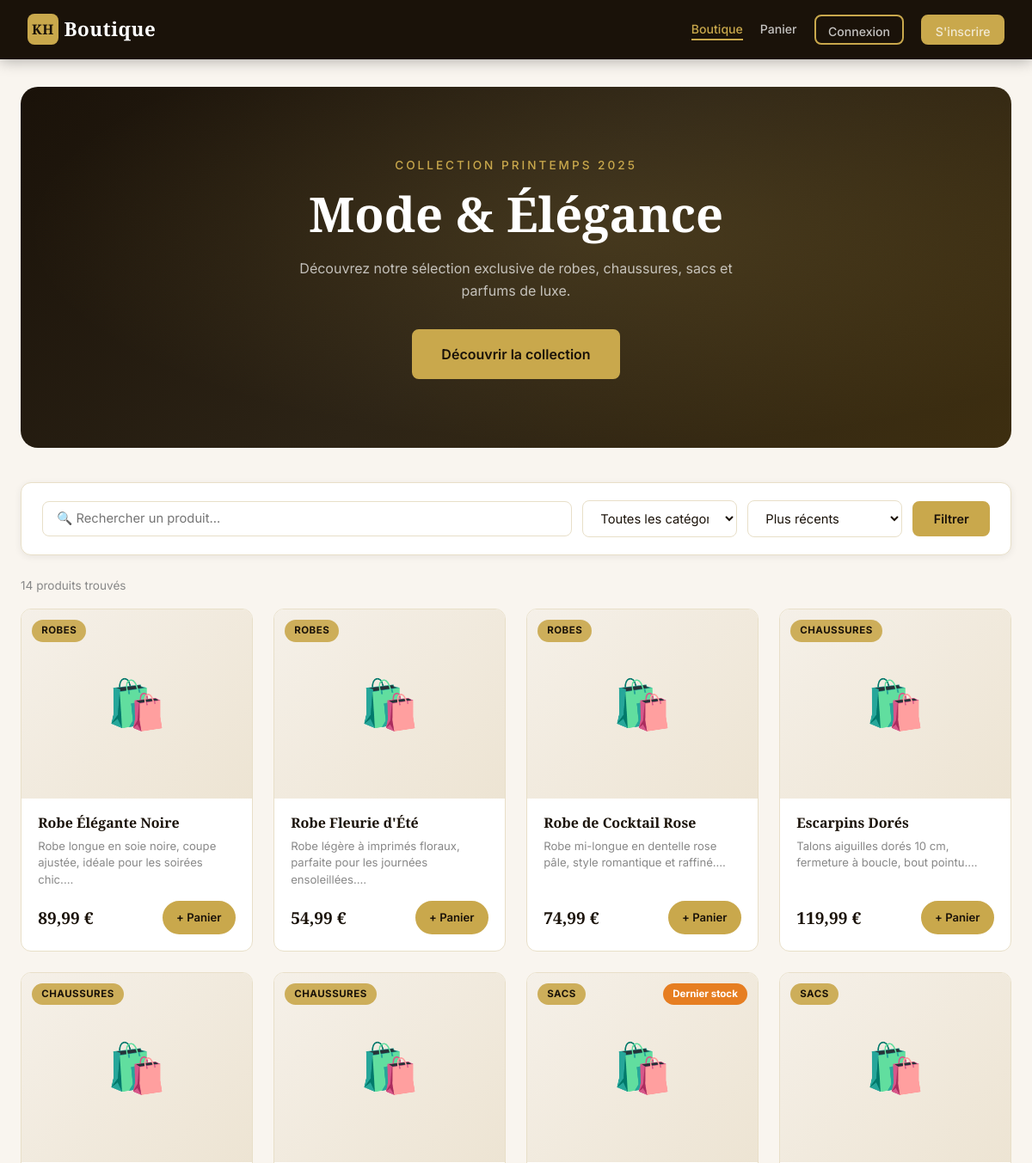
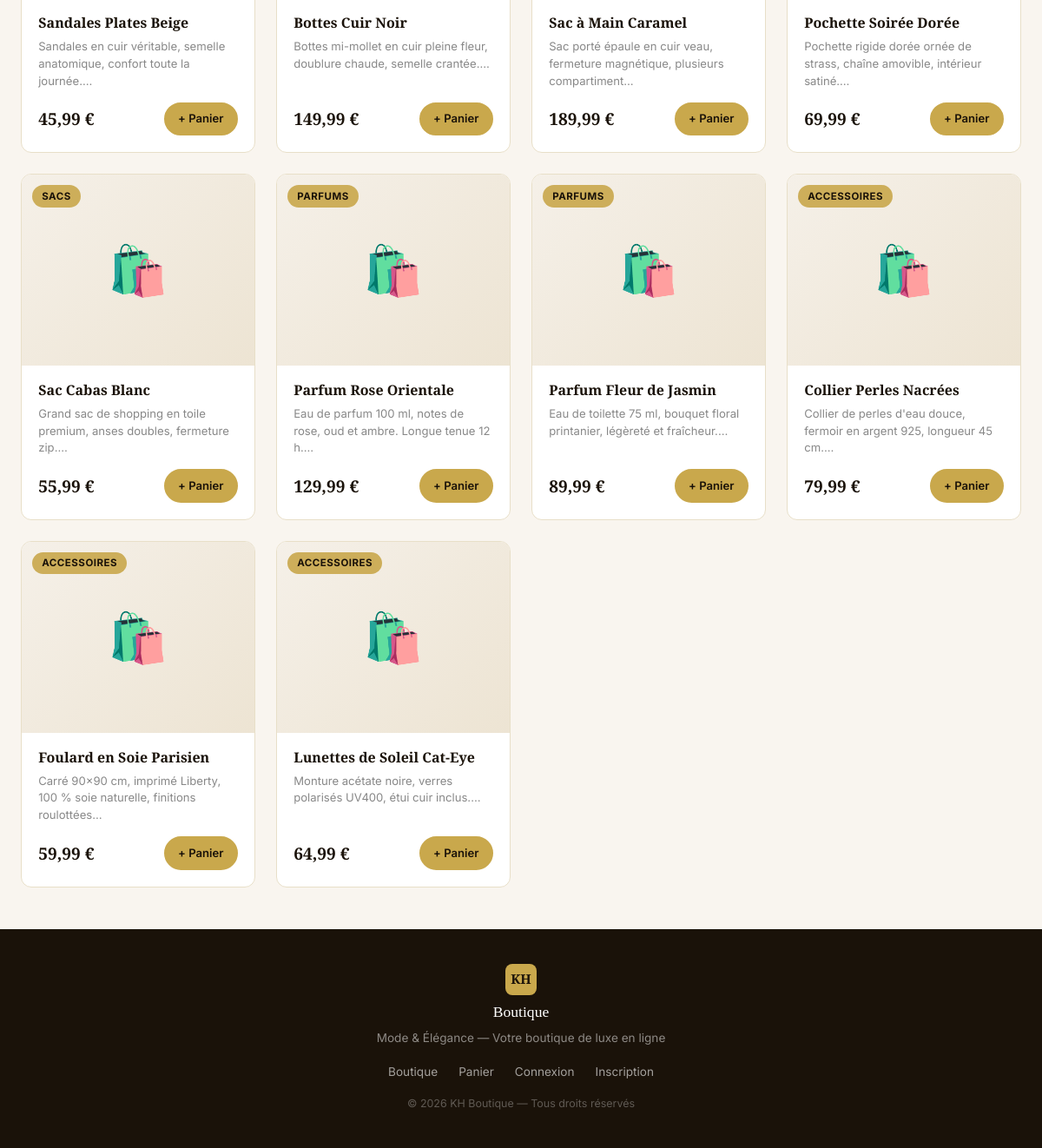
The page / on the database its author committed (2 pictures, top to bottom).
### tables this page shows
CREATE TABLE produits (
  id           INT AUTO_INCREMENT PRIMARY KEY,
  nom          VARCHAR(200) NOT NULL,
  description  TEXT,
  prix         DECIMAL(10,2) NOT NULL,
  stock        INT NOT NULL DEFAULT 0,
  categorie_id INT,
  image_url    VARCHAR(500) DEFAULT NULL,
  created_at   DATETIME NOT NULL DEFAULT CURRENT_TIMESTAMP,
  FOREIGN KEY (categorie_id) REFERENCES categories(id) ON DELETE SET NULL
);

CREATE TABLE categories (
  id   INT AUTO_INCREMENT PRIMARY KEY,
  nom  VARCHAR(80) NOT NULL
);

### config/config.php (called while the page is built, shortened)
<?php
function isLoggedIn(): bool {
    return !empty($_SESSION['user_id']);
}
function getCurrentUser(): ?array {
    if (!isLoggedIn()) return null;
    return [
        'id'    => $_SESSION['user_id'],
        'nom'   => $_SESSION['user_nom'],
        'email' => $_SESSION['user_email'],
        'role'  => $_SESSION['user_role'],
    ];
}
function e(string $str): string {
    return htmlspecialchars($str, ENT_QUOTES, 'UTF-8');
}

### index.php (the view, shortened to what this page needs)
<?php
require_once __DIR__ . '/config/config.php';
$pdo = getConnexion();
$q    = trim($_GET['q']    ?? '');
$sort = $_GET['sort'] ?? 'recent';
$params = [];
$sql = "
  SELECT p.*, c.nom AS categorie
  FROM produits p
  LEFT JOIN categories c ON p.categorie_id = c.id
  WHERE 1=1
";
$sql .= match($sort) {
    'prix_asc'  => ' ORDER BY p.prix ASC',
    'prix_desc' => ' ORDER BY p.prix DESC',
    default     => ' ORDER BY p.created_at DESC',
};
$stmt = $pdo->prepare($sql);
$stmt->execute($params);
$produits = $stmt->fetchAll();
require_once __DIR__ . '/includes/header.php';
?>
<section class="hero">
  <div class="hero-content">
    <p class="hero-sub">Collection Printemps 2025</p>
    <h1 class="hero-title">Mode &amp; Élégance</h1>
    <p class="hero-desc">Découvrez notre sélection exclusive de robes, chaussures, sacs et parfums de luxe.</p>
    <a href="#produits" class="btn btn-primary btn-lg">Découvrir la collection</a>
  </div>
</section>
<section class="filtres-section" id="produits">
  <form method="GET" action="<?= SITE_URL ?>/" class="filtres-form">
    <input type="text" name="q" placeholder="🔍 Rechercher un produit..."
           value="<?= e($q) ?>" class="filtres-search">
    <select name="cat" class="filtres-select">
      <option value="0">Toutes les catégories</option>
    </select>
    <select name="sort" class="filtres-select">
      <option value="recent"   <?= $sort === 'recent'    ? 'selected' : '' ?>>Plus récents</option>
    </select>
    <button type="submit" class="btn btn-primary">Filtrer</button>
  </form>
</section>
<section class="produits-section">
  <?php if (empty($produits)): ?>
    <div class="vide-state">
      <div class="vide-icon">🛍️</div>
      <h3>Aucun produit trouvé</h3>
      <p>Essayez d'autres mots-clés ou catégories.</p>
      <a href="<?= SITE_URL ?>/" class="btn btn-primary">Voir tout</a>
    </div>
  <?php else: ?>
    <p class="produits-count">
      <?= count($produits) ?> produit<?= count($produits) > 1 ? 's' : '' ?> trouvé<?= count($produits) > 1 ? 's' : '' ?>
    </p>
    <div class="produits-grid">
      <?php foreach ($produits as $p): ?>
        <article class="card-produit">
          <div class="produit-img-wrap">
            <?php if (!empty($p['image_url'])): ?>
              <div class="produit-img-placeholder" style="display:none">🛍️</div>
            <?php else: ?>
              <div class="produit-img-placeholder">🛍️</div>
            <?php endif; ?>
            <span class="cat-badge"><?= e($p['categorie'] ?? 'Autre') ?></span>
            <?php if ($p['stock'] <= 0): ?>
              <span class="badge-rupture">Rupture</span>
            <?php elseif ($p['stock'] <= 5): ?>
              <span class="badge-limited">Dernier stock</span>
            <?php endif; ?>
          </div>
          <div class="card-body">
            <h3 class="produit-nom"><?= e($p['nom']) ?></h3>
            <p class="produit-desc"><?= e(mb_substr($p['description'] ?? '', 0, 75)) ?>…</p>
            <div class="card-footer">
              <span class="prix"><?= number_format($p['prix'], 2, ',', ' ') ?> €</span>
              <?php if ($p['stock'] > 0): ?>
                <a href="<?= SITE_URL ?>/panier.php?action=ajouter&id=<?= $p['id'] ?>&return=<?= urlencode('/') ?>"
                   class="btn btn-primary btn-sm btn-cart">+ Panier</a>
              <?php else: ?>
                <span class="btn btn-disabled btn-sm">Indisponible</span>
              <?php endif; ?>
            </div>
          </div>
        </article>
      <?php endforeach; ?>
    </div>
  <?php endif; ?>
</section>
<?php require_once __DIR__ . '/includes/footer.php'; ?>

### includes/header.php (shortened to what this page needs)
<?php
require_once __DIR__ . '/../config/config.php';
$user      = getCurrentUser();
$page      = basename($_SERVER['PHP_SELF']);
?>
<!DOCTYPE html>
<html lang="fr">
<head>
<link rel="stylesheet" href="<?= SITE_URL ?>/assets/css/style.css">
</head>
<body>
<nav>
  <a href="<?= SITE_URL ?>/" class="logo">
    <span class="logo-kh">KH</span> Boutique
  </a>
  <div class="nav-links" id="navLinks">
    <a href="<?= SITE_URL ?>/" class="<?= $page === 'index.php' ? 'active' : '' ?>">Boutique</a>
    <a href="<?= SITE_URL ?>/panier.php" class="nav-panier <?= $page === 'panier.php' ? 'active' : '' ?>">
      Panier
    </a>
    <?php if ($user): ?>
      <?php if ($user['role'] === 'admin'): ?>
        <a href="<?= SITE_URL ?>/admin/dashboard.php" class="nav-admin">⚙ Admin</a>
      <?php endif; ?>
      <a href="<?= SITE_URL ?>/mes-commandes.php" style="color:rgba(255,255,255,.75);font-size:.88rem;font-weight:500">Mes commandes</a>
      <div class="nav-user">
        <span class="user-greeting">👤 <?= e($user['nom']) ?></span>
        <a href="<?= SITE_URL ?>/auth/logout.php" class="btn btn-outline btn-sm">Déconnexion</a>
      </div>
    <?php else: ?>
      <a href="<?= SITE_URL ?>/auth/connexion.php" class="btn btn-outline btn-sm">Connexion</a>
      <a href="<?= SITE_URL ?>/auth/inscription.php" class="btn btn-primary btn-sm">S'inscrire</a>
    <?php endif; ?>
  </div>
</nav>
<main>

### includes/footer.php (shortened to what this page needs)
</main>
<footer>
  <div class="footer-inner">
    <div class="footer-brand">
      <span class="logo-kh">KH</span> Boutique
      <p>Mode &amp; Élégance — Votre boutique de luxe en ligne</p>
    </div>
    <div class="footer-links">
      <a href="<?= SITE_URL ?>/">Boutique</a>
      <a href="<?= SITE_URL ?>/panier.php">Panier</a>
      <?php if (isLoggedIn()): ?>
        <a href="<?= SITE_URL ?>/mes-commandes.php">Mes commandes</a>
        <a href="<?= SITE_URL ?>/auth/logout.php">Déconnexion</a>
      <?php else: ?>
        <a href="<?= SITE_URL ?>/auth/connexion.php">Connexion</a>
        <a href="<?= SITE_URL ?>/auth/inscription.php">Inscription</a>
      <?php endif; ?>
    </div>
    <p class="footer-copy">© <?= date('Y') ?> <?= SITE_NAME ?> — Tous droits réservés</p>
  </div>
</footer>
</body>
</html>

### rows shown on the page
produits: categorie.nom "ROBES", nom "Robe Élégante Noire", description "Robe longue en soie noire, coupe ajustée, idéale pour les soirées chic.", prix "89,99"
produits: categorie.nom "ROBES", nom "Robe Fleurie d'Été", description "Robe légère à imprimés floraux, parfaite pour les journées ensoleillées.", prix "54,99"
produits: categorie.nom "ROBES", nom "Robe de Cocktail Rose", description "Robe mi-longue en dentelle rose pâle, style romantique et raffiné.", prix "74,99"
produits: categorie.nom "CHAUSSURES", nom "Escarpins Dorés", description "Talons aiguilles dorés 10 cm, fermeture à boucle, bout pointu.", prix "119,99"
produits: categorie.nom "CHAUSSURES", nom "Sandales Plates Beige", description "Sandales en cuir véritable, semelle anatomique, confort toute la journée.", prix "45,99"
produits: categorie.nom "CHAUSSURES", nom "Bottes Cuir Noir", description "Bottes mi-mollet en cuir pleine fleur, doublure chaude, semelle crantée.", prix "149,99"
produits: categorie.nom "SACS", stock "Dernier stock", nom "Sac à Main Caramel", description "Sac porté épaule en cuir veau, fermeture magnétique, plusieurs compartiment", prix "189,99"
produits: categorie.nom "SACS", nom "Pochette Soirée Dorée", description "Pochette rigide dorée ornée de strass, chaîne amovible, intérieur satiné.", prix "69,99"
produits: categorie.nom "SACS", nom "Sac Cabas Blanc", description "Grand sac de shopping en toile premium, anses doubles, fermeture zip.", prix "55,99"
produits: categorie.nom "PARFUMS", nom "Parfum Rose Orientale", description "Eau de parfum 100 ml, notes de rose, oud et ambre. Longue tenue 12 h.", prix "129,99"
produits: categorie.nom "PARFUMS", nom "Parfum Fleur de Jasmin", description "Eau de toilette 75 ml, bouquet floral printanier, légèreté et fraîcheur.", prix "89,99"
produits: categorie.nom "ACCESSOIRES", nom "Collier Perles Nacrées", description "Collier de perles d'eau douce, fermoir en argent 925, longueur 45 cm.", prix "79,99"
produits: categorie.nom "ACCESSOIRES", nom "Foulard en Soie Parisien", description "Carré 90×90 cm, imprimé Liberty, 100 % soie naturelle, finitions roulottées", prix "59,99"
produits: categorie.nom "ACCESSOIRES", nom "Lunettes de Soleil Cat-Eye", description "Monture acétate noire, verres polarisés UV400, étui cuir inclus.", prix "64,99"

### other values the page prints
count($produits) "14"
SITE_NAME "KH Boutique"
